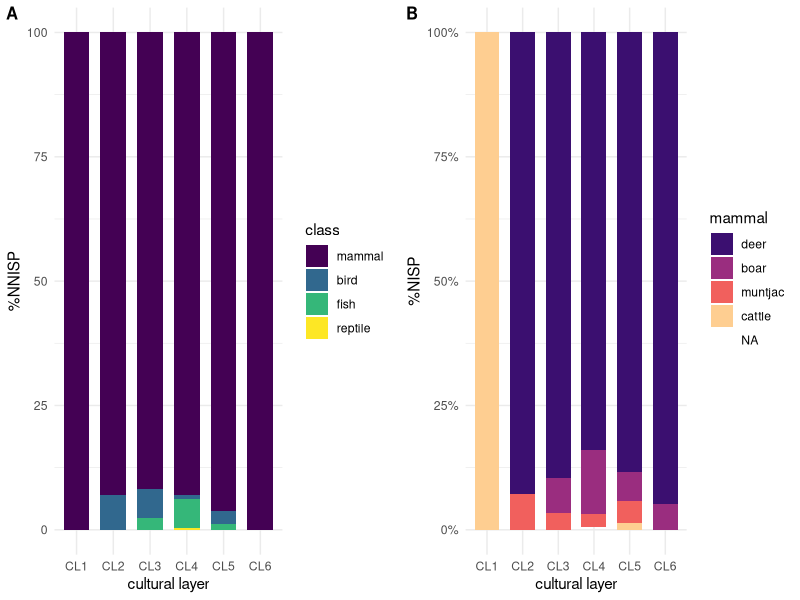
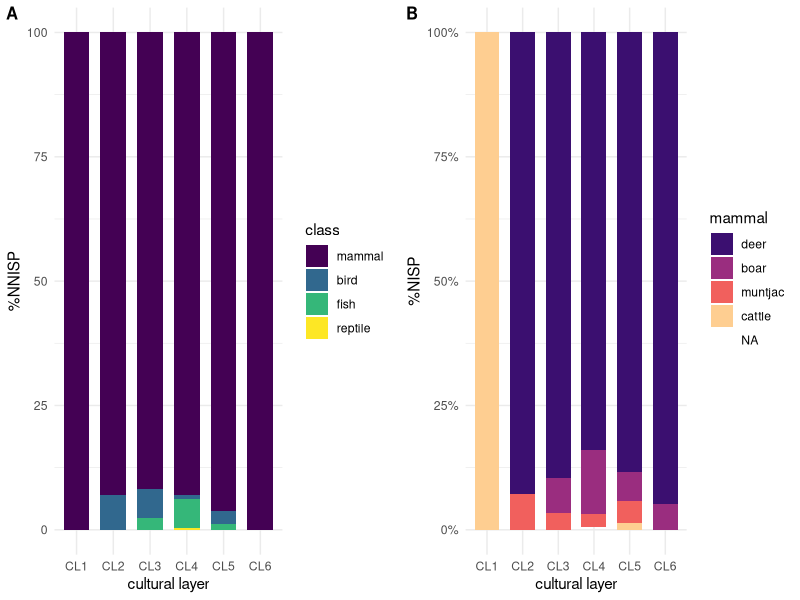
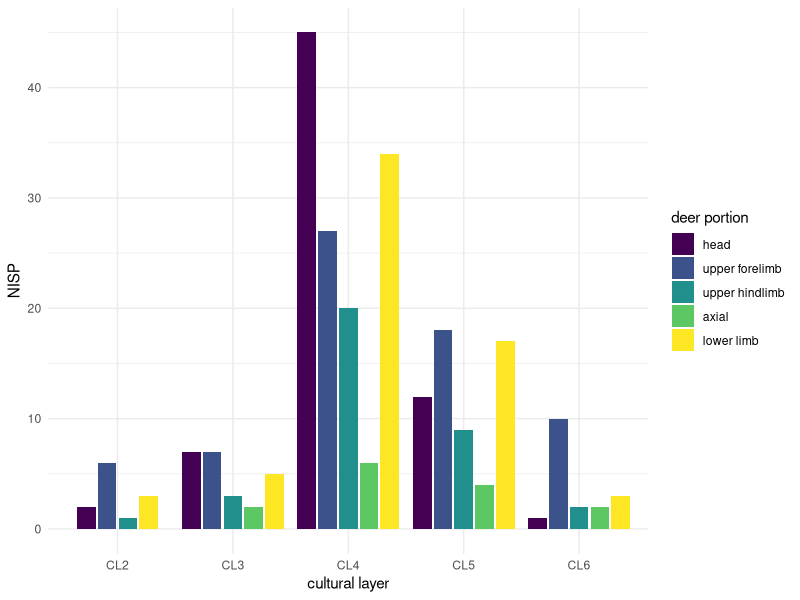

Source code (R) for these figures, in order: (Note: this script raises an error after producing the figures.)
library(tidyverse)
# read data
kwl_fauna <- readxl::read_excel(here::here("analysis","data","raw_data","KWL_faunal_P.xlsx"), sheet = 1,
                                col_types = "text")

kwl_fauna_HM <- readxl::read_excel(here::here("analysis","data","raw_data","KWL_faunal_HM.xlsx"), sheet = 1,
                                   col_types = "text")

kwl_fauna_broken <- readxl::read_excel(here::here("analysis","data","raw_data","broken_fauna.xlsx"), sheet = 1,
                                   col_types = "text")

sample_p <- readr::read_csv(here::here("analysis", "data", "raw_data", "kwl-list-of-sampling-squares.csv"))

kwl_chro_6 <- readxl::read_excel(here::here("analysis", "data", "raw_data", "KWL_chronology.xlsx"), sheet = 5)

# tidy chronological data
kwl_chro_tidy_6 <-
  kwl_chro_6 %>%
  mutate(area = str_sub(Pit, 5, 7), Pit = str_sub(Pit, 1, 4)) %>%
  mutate(area = ifelse(area == "", "ABCD", area)) %>%
  mutate(area = sapply(strsplit(area, ""), paste, collapse= ",")) %>%
  separate_rows(area) %>%
  pivot_longer(cols = starts_with("L"), names_to = "layer", values_to = "period") %>%
  mutate(layer = str_sub(layer, 2, 3)) %>%
  mutate(layer = ifelse(nchar(layer) == 1, paste0("0", layer), layer))

# combine faunal data of cultural layers and temporal sequences
fauna_sam <-
  kwl_fauna %>%
  mutate(Pit = paste(context, pit, sep = "")) %>%
  filter(Pit %in% sample_p$the_sq) %>%
  filter(componant == "上文化層" &!layer == "00") %>% #remove sc
  #filter(!str_detect(`總報告類別`, "[[:punct:]]+|[0-9]+")) %>%
  mutate(area = ifelse(is.na(area), "C", area)) %>% # assign an area to the blanks, which won't change the results
  left_join(kwl_chro_tidy_6, by = c("Pit" = "Pit", "layer" = "layer", "area" = "area"))

# combine faunal data of middens and temporal sequences
fauna_H_sam <-
  kwl_fauna_HM %>%
  select(-`空間號`, -`層   位`) %>%
  mutate(Pit = paste("P", pit, sep = "")) %>%
  filter(Pit %in% sample_p$the_sq) %>%
  filter(componant == "上文化層") %>%
  left_join(kwl_chro_tidy_6, by = c("Pit" = "Pit", "layer" = "layer", "area" = "area"))

# combine and tidy data from midden and cultural layers
fauna_combined_context_all <-
  rbind(fauna_sam, fauna_H_sam) %>% # combine the two datasets
  filter(!`部位/名稱` %in% c("角","犄角","角?")) %>%  #not associated with diet
  filter(!`部位/名稱`== "角基部"|!is.na(`部位/左右`)) %>% # associated with cranial parts
  mutate(`重量(g)` = as.numeric(`重量(g)`)) %>%
  group_by(taxa) %>%
  mutate(`Weight (g)` = sum(`重量(g)`, na.rm = T)) %>%
  ungroup() %>%
  mutate(period = factor(period, levels = c("CL1","CL2","CL3","CL4","CL5","CL6"), order = T)) %>%
  mutate(category = case_when(str_detect(animal, "sika")|str_detect(animal, "sambar")|
                              str_detect(animal, "e deer")~ "deer", str_detect(animal, "fish") ~ "fish",
                              str_detect(animal, "cattle")|str_detect(animal, "buffalo")~ "cattle",
                              animal == "aves" ~ "bird", TRUE ~ animal)) %>%
  mutate(class = case_when(str_detect(taxa, "muntjac")|str_detect(taxa, "ammal")|str_detect(taxa, "erv")|
                           str_detect(taxa, "Sus")|str_detect(taxa, "Rattus")|str_detect(taxa, "Rusa")|
                           str_detect(taxa, "Bos")|str_detect(taxa, "Bubalus")~ "mammal",
                           str_detect(category, "fish") ~ "fish", str_detect(category, "bird") ~ "bird",
                           TRUE ~ "reptile")) %>%
  mutate(`部位/左右` = case_when(`部位/左右` == "Ｌ" ~ "L", `部位/左右` == "Ｒ" ~ "R", TRUE ~ `部位/左右`)) %>%
  mutate(category = fct_relevel(category, "deer","boar","muntjac","cattle","rat","bird","fish","turtle")) %>%
  mutate(modify = case_when(str_detect(`人為痕跡`, "切")|str_detect(`人為痕跡`, "削")|
                            str_detect(`人為痕跡`, "砍")~ "cutmarks",
                            str_detect(`人為痕跡`, "火")|str_detect(`人為痕跡`, "燒")~ "burn", TRUE ~ "no")) %>%
  filter(is.na(refitted)) # for NISP

# taxa counts
fauna_combined_taxa <-
  fauna_combined_context_all %>%
  count(taxa, `Weight (g)`) %>%
  mutate(taxa = str_replace(taxa, "cervidae", "cervid")) %>%
  mutate(taxa = case_when(str_detect(taxa, "mm") ~ paste("Unidentified", tolower(taxa), sep =" "),
                          TRUE ~ taxa)) %>%
  mutate(`Common name` = case_when(str_detect(taxa, "Cer") ~ "Sika deer", str_detect(taxa, "Bub") ~ "Water buffalo",
                                   str_detect(taxa, "Rus") ~ "Sambar deer", str_detect(taxa, "Ree") ~ "Muntjac",
                                   str_detect(taxa, "Sus") ~ "Boar", str_detect(taxa, "Bos") ~ "Yellow cattle",
                                   str_detect(taxa, "Rat") ~ "Rat", str_detect(taxa, "Pli") ~ "Catfish",
                                   str_detect(taxa, "Act") ~ "Ray-finned fish", str_detect(taxa, "Tes") ~ "Turtle",
                                   str_detect(taxa, "cervid") ~ "Deer family")) %>%
  mutate(group = case_when(str_detect(`Common name`, "deer") ~ 1, str_detect(`Common name`, "Deer") ~ 2,
                           str_detect(taxa, "Sus") ~ 3, str_detect(taxa, "Bub")|str_detect(taxa, "Bos") ~ 4,
                           str_detect(taxa, "munt") ~ 5, str_detect(taxa, "Rat") ~ 6, str_detect(`Common name`, "fish") ~ 7,
                           str_detect(taxa, "Tes") ~ 8, str_detect(taxa, "Ave") ~ 9, str_detect(taxa, "large m") ~ 10,
                           str_detect(taxa, "medium m") ~ 11, TRUE ~ 12)) %>%
  group_by(group) %>%
  arrange(desc(`Weight (g)`), .by_group = TRUE) %>%
  ungroup () %>%
  rename(Taxon = taxa, NISP = n) %>%
  select(Taxon, `Common name`,  NISP, `Weight (g)`) %>%
  bind_rows(summarise(., across(where(is.numeric), sum), across(where(is.character), ~"Total"))) %>%
  mutate(`Common name`= ifelse(is.na(`Common name`)|`Common name` == "Total", "-", `Common name`))

# calculate MNI
fauna_combined_MNI <-
  fauna_combined_context_all %>%
  filter(!is.na(`部位/左右`)) %>%
  count(`部位/左右`, category, `部位/名稱`)

fauna_combined_context <-
  fauna_combined_context_all %>%
  filter(!taxa == "Rattus sp.")

################### Taxonomic abundance ###################
# barplot I: classes of vertebrates by period (NISP)
verte_class_barplot <-
  fauna_combined_context %>%
  drop_na(period, class) %>%
  group_by(period) %>%
  mutate(class = factor(class, levels = c("mammal", "bird", "fish", "reptile"), ordered = TRUE)) %>%
  ggplot(aes(x = period, fill = class))+
  geom_bar(position = "fill", width = 0.7) + #position_dodge2(preserve = "single")
  labs(y = "NISP", x = "cultural layer") +
  scale_y_continuous(labels = scales::percent) +
  theme_minimal() +
  theme(legend.title=element_blank())

# barplot II: classes of vertebrates by period (normed NISP across classes)
verte_class_barplot_normed <-
  fauna_combined_context %>%
  count(period, class) %>% #class
  drop_na(period, class) %>%
  mutate(NNISP = case_when(str_detect(class, "mammal") ~ n/205,
                           str_detect(class, "bird") ~ n/120,
                           str_detect(class, "fish") ~ n/150,
                           str_detect(class, "reptile") ~ n/200)) %>%
  mutate(class = factor(class, levels = c("mammal", "bird", "fish", "reptile"), ordered = TRUE)) %>%
  group_by(period) %>%
  summarise(total_per_period = sum(NNISP), across()) %>%
  mutate(`%NNISP` = (NNISP/total_per_period)*100) %>%
  ggplot(aes(x = period, y = `%NNISP`))+
  geom_bar(stat = "identity", aes(fill = class), width = 0.7) +
  labs(y = "%NNISP", x = "cultural layer") +
  theme_minimal()

# barplot III: relative abundance of mammals by period
library(viridis)
verte_mammal_barplot <-
  fauna_combined_context %>%
  filter(class == "mammal") %>%
  drop_na(period, category) %>% # remove category to get absolute abundance
  mutate(category = factor(category, levels = c("deer", "boar", "muntjac", "cattle"), ordered = TRUE)) %>%
  ggplot(aes(x = period, fill = category))+
  geom_bar(position = "fill", width = 0.7) +
  labs(y = "%NISP", x = "cultural layer") +
  scale_y_continuous(labels = scales::percent) +
  theme_minimal() +
  scale_fill_viridis_d(option="magma", begin = 0.2, end = 0.9) +  #plasma
  guides(fill= guide_legend(title="mammal"))

library(cowplot)
plot_grid(verte_class_barplot_normed, verte_mammal_barplot,
          labels = c('A', 'B'), rel_widths = c(1, 1), label_size = 12)

ggsave(here::here("analysis","figures", "NISP_pro_by_layer.png"),
       bg = "white",width = 8, height = 3, dpi = 360, units = "in")

################### ubiquity ###################
# calculate the number of units for each cultural layers
kwl_unit_per_period <-
  kwl_chro_6 %>%
  mutate(all = pmap_chr(select(., -Pit, -Grid), ~toString(unique(na.omit(c(...)))))) %>%  # unite and remove duplicates
  mutate(unit = str_extract(Pit, "[A-Z]+[0-9]{3}")) %>%
  distinct(unit, .keep_all = TRUE) %>%
  mutate(CL1 = ifelse(str_detect(all, "CL1"), unit, NA)) %>%
  mutate(CL2 = ifelse(str_detect(all, "CL2"), unit, NA)) %>%
  mutate(CL3 = ifelse(str_detect(all, "CL3"), unit, NA)) %>%
  mutate(CL4 = ifelse(str_detect(all, "CL4"), unit, NA)) %>%
  mutate(CL5 = ifelse(str_detect(all, "CL5"), unit, NA)) %>%
  mutate(CL6 = ifelse(str_detect(all, "CL6"), unit, NA))

# count the units by cultural layers for later join
unit_by_period <-
  data.frame(unit_count = colSums(!is.na(kwl_unit_per_period))) %>%
  slice_tail(n = 6) %>%
  tibble::rownames_to_column("period")

# ubiquity of taxa from the 40 units by temporal sequences
fauna_ubiquity <-
  fauna_combined_context %>%
  select(Pit, layer, category, `重量(g)`, period, taxa) %>%
  count(period, Pit, category) %>%
  count(period, category) %>%
  drop_na(period, category) %>%
  left_join(unit_by_period) %>% # join the unit counts for each period
  mutate(ubiquity = paste(round(n/unit_count *100, 2), "%")) %>%
  select(-n, -unit_count) %>%
  pivot_wider(names_from = period, values_from = ubiquity) %>%
  arrange(category)

################### Skeletal part ###################
fauna_deer_only <-
  fauna_combined_context %>%
  filter(category %in% c("deer") & !is.na(period))

deer_element_BMD <- # based on Reitz and Wing (2008)
  fauna_deer_only %>%
  filter(!is.na(`部位/名稱`)) %>%
  count(`部位/名稱`,`部位/位置`) %>%
  mutate(part = paste0(`部位/名稱`,`部位/位置`)) %>%
  mutate(BMD = case_when(part == "astragaluscom." ~ 0.61, part %in% c("下顎及齒中段","下顎及齒片段","下顎骨片段", "下顎及齒前段") ~ 0.57,
         part == "下顎骨art." ~ 0.36, part == "下顎骨prox." ~ 0.61, part %in% c("尺骨art.", "尺骨com.", "尺骨prox.art.") ~ 0.45,
         part == "尺骨片段" ~ 0.44, part == "掌骨dis." ~ 0.58, part == "掌骨prox." ~ 0.69, part == "掌骨prox.art." ~ 0.56,
         part == "掌骨或蹠骨dis." ~ 0.575 , part == "掌骨或蹠骨dis.art." ~ 0.505, part == "掌骨或蹠骨prox." ~ 0.67,
         part %in% c("掌骨或蹠骨片段", "掌骨dis.sh.l") ~ 0.74, part == "橈骨dis." ~ 0.38, part == "橈骨dis.art." ~ 0.43,
         part == "橈骨prox." ~ 0.62, part == "橈骨prox.art." ~ 0.42, part %in% c("橈骨中段", "橈骨prox.art.sh.l") ~ 0.68,
         part %in% c("第1趾骨com.", "第1趾骨dis.") ~ 0.57, part  %in% c("第1趾骨片段", "趾骨片段") ~ 0.42, part == "第1趾骨prox." ~ 0.36,
         part == "第2趾骨prox." ~ 0.28, part %in% c("第2趾骨com.", "第2趾骨dis.","第2趾骨dis.art.") ~ 0.35,
         part == "第3趾骨com." ~ 0.25, part == "第二頸椎片段" ~ 0.16, part == "肋骨prox." ~ 0.26, part == "肋骨dor." ~ 0.25,
         part == "肋骨中段" ~ 0.40, part == "肋骨片段" ~ 0.24, part == "股骨dis.art." ~ 0.28, part == "股骨prox." ~ 0.36,
         part == "股骨prox.art." ~ 0.41, part %in% c("股骨中段", "股骨片段") ~ 0.57, part %in% c("肩胛骨art.", "肩胛骨dis.art.") ~ 0.36,
         part %in% c("肩胛骨dis.", "肩胛骨中段") ~ 0.49, part == "肩胛骨片段" ~ 0.34, part %in% c("肱骨dis.art.sh.", "肱骨dis.sh.")  ~ 0.63,
         part == "肱骨dis.art."  ~ 0.39, part %in% c("肱骨prox.art.", "肱骨prox.")  ~ 0.24, part %in% c("肱骨中段", "肱骨片段")  ~ 0.53,
         part == "胸椎片段" ~ 0.24, part == "胸骨片段" ~ 0.22, part == "脊椎片段"  ~ 0.27, part == "腰椎axi."  ~ 0.29,
         part %in% c("脛骨dis.", "脛骨dis.art.sh.") ~ 0.51, part == "脛骨dis.art."  ~ 0.50, part %in% c("脛骨prox.", "脛骨prox.art.") ~ 0.30,
         part %in% c("脛骨中段", "脛骨dis.art.sh.l") ~ 0.74, part == "腕骨cun.com." ~ 0.72, part == "腕骨trap.com." ~ 0.74,
         part == "腕骨sca.com." ~ 0.98, part == "腕骨unc.com." ~ 0.78, part %in% c("薦骨axi.", "薦骨片段") ~ 0.19,
         part %in% c("跗骨com.", "跗骨片段") ~ 0.62, part %in% c("跟骨com.", "跟骨片段") ~ 0.64, part == "跟骨dis.art." ~ 0.41,
         part == "蹠骨dis.art." ~ 0.50, part %in% c("蹠骨dis.sh.l", "蹠骨中段") ~ 0.74, part == "蹠骨prox." ~ 0.65,
         part == "蹠骨prox.art." ~ 0.55, part == "頸椎prox.art." ~ 0.16, part == "髖骨art." ~ 0.27, part == "髖骨isc." ~ 0.41,
         part == "髖骨ili.art." ~ 0.49,  part == "上肢骨中段" ~ 0.63))

Survival_BMD <-
  deer_element_BMD %>%
  ggplot(aes(x= BMD, y= n)) +
  geom_point() +
  labs(x= "Bone Mineral Density", y= "NISP") +
  theme_minimal()


fauna_deer_portion <-
  fauna_deer_only %>%
  mutate(portion = case_when(
    `部位/名稱` %in% c("胸椎","腰椎","頸椎","第二頸椎","脊椎","肋骨","薦骨","胸骨") ~ "axial",
    `部位/名稱` %in% c("肩胛骨","肱骨","尺骨","橈骨") ~ "upper forelimb", #upper limb
    `部位/名稱` %in% c("脛骨","髖骨","股骨") ~ "upper hindlimb", #上肢骨
    `部位/名稱` %in% c("掌骨","掌骨或蹠骨","蹠骨","跗骨","趾骨","腕骨","跟骨","astragalus","第1趾骨","第2趾骨","第3趾骨") ~ "lower limb",
    `部位/名稱` %in% c("上顎骨","上顎及齒","上顎齒","下顎及齒","下顎骨","下顎齒","臼齒","枕骨","頭骨","顱骨","齒","角基部") ~ "head"))

weight_head <-
fauna_deer_portion %>%
  mutate(`重量(g)` = as.numeric(`重量(g)`)) %>%
  filter(portion == "non-meaty\n(head)") %>%
  group_by(period) %>%
  summarise(weight = sum(`重量(g)`, na.rm = T)) %>%
  filter(!is.na(period)) %>%
  ggplot(aes(x= period, y=weight,  width=0.5)) +
  geom_bar(stat="identity")+
  labs(x= NULL, y= "weight of cranial parts(g)") +
  theme_minimal()

deer_portion_plot <-
  fauna_deer_portion %>%
  select(period, portion, animal) %>%
  drop_na() %>%
  count(period, portion) %>%
  mutate(period = factor(period, levels = c("CL1","CL2","CL3","CL4","CL5","CL6"))) %>% #ordered = TRUE
  mutate(portion= factor(portion, levels = c('head', 'upper forelimb', 'upper hindlimb', 'axial', 'lower limb'))) %>%
  ggplot(aes(period, n, fill = portion)) + #fill = portion
  geom_bar(stat = "identity",
           position = position_dodge2(preserve = "single"), widtg = 0.6) + #stat = "identity", position = "fill"
  labs(x = "cultural layer", y = "NISP") +
  guides(fill= guide_legend(title="deer portion"))+
  scale_fill_viridis_d(labels = c('head', 'upper forelimb', 'upper hindlimb', 'axial', 'lower limb'))+
  #scale_fill_discrete(breaks= c('head', 'lower limb', 'forelimb upper', 'hindlimb upper', 'body')) +
  theme_minimal()

ggsave(here::here("analysis","figures", "deer_portion.png"),
       bg = "white",width = 8, height = 3, dpi = 360, units = "in")


library(cowplot)
plot_grid(fauna_mammal_barplot, deer_portion_plot,
          labels = c('A', 'B'), rel_widths = c(1.3, 1), label_size = 12)

#ggsave(here::here("analysis", "figures", "talk-fauna.png"), h = 4, w =9, units = "in")

################### fragmentation #######################
# calculate MNE
deer_MNE <-
  fauna_deer_only  %>%
  filter(!is.na(`部位/左右`)&is.na(overlap)) %>% #remove overlapped fragments
  count(period,`部位/左右`,`部位/名稱`,`部位/位置`) %>%
  group_by(period) %>%
  summarise(MNE = sum(n), across())

deer_NISP <-
  fauna_deer_only %>%
  count(period) %>%
  rename(NISP = n)

frag_index <-
  left_join(deer_MNE, deer_NISP) %>%
  mutate(index = MNE/NISP)

# broken bones(all taxa)
fauna_broken <-
  kwl_fauna_broken %>%
  mutate(Pit = paste(context,pit, sep = "")) %>%
  filter(Pit %in% sample_p$the_sq) %>%
  filter(!layer == "00") %>% #remove sc
  mutate(area = ifelse(is.na(section), "A", section)) %>%
  mutate(`重量(g)` = as.numeric(`重量(g)`)) %>%
  left_join(kwl_chro_tidy_6) %>%
         #   by = c("Pit" = "Pit", "layer" = "layer", "area" = "area")) %>%
  group_by(period) %>%
  summarise(weight = sum(`重量(g)`)) %>%
  filter(!is.na(period))

fauna_broken_plot <-
  fauna_broken %>%
  mutate(period = factor(period, levels = c("CL1","CL2","CL3","CL4","CL5","CL6"), order = T)) %>%
  ggplot(aes(x= period, y=weight,  width=0.5)) +
  geom_bar(stat="identity")+
  labs(x= NULL, y = "weight(g)") +
  #scale_y_continuous(breaks = seq(0, 90, by = 10)) +
  theme_minimal()

#ggsave(here::here("analysis", "figures", "talk-fauna-6.png"), h = 2, w =4, units = "in")

################### Cutmarks ###################
# count cutmarks throughout all taxa
fauna_total_cut <-
  fauna_combined_context %>%
  filter(modify == "cutmarks") %>%
  group_by(taxa, period) %>%
  count() %>%
  rename(`NISP with cutmarks` = n) %>%
  drop_na(period, taxa)

# cutmarks on deer bones
fauna_deer_joints <-
  fauna_deer_portion  %>%
  mutate(joint = case_when(`部位/名稱` %in% c( "肩胛骨") ~ "shoulder",
                             `部位/名稱` %in% c("橈骨","尺骨","肱骨") ~ "elbow",
                             `部位/名稱` %in% c("掌骨","腕骨") ~ "wrist", #"掌骨或蹠骨"
                             `部位/名稱` %in% c("髖骨","股骨","薦骨") ~ "hip",
                             `部位/名稱` %in% c("脛骨") ~ "knee",
                             `部位/名稱` %in% c("蹠骨", "跟骨", "附骨", "astragalus") ~ "ankle")) #"蹠骨(或掌骨)"

# deer joints with cutmarks
fauna_deer_cut <-
  fauna_deer_joints %>%
  filter(modify == "cutmarks") %>%
  group_by(period, joint) %>%
  count() %>%
  rename(`NISP with cutmarks` = n) %>%
  drop_na()

# deer bones by portion in total
fauna_deer_NNISP <-
  fauna_deer_joints %>%
  group_by(period, joint) %>%
  count() %>%
  left_join(fauna_deer_cut) %>%
  rename(NISP = n) %>%
  drop_na() %>%
  #mutate_all(funs(ifelse(is.na(.), 0, .))) %>%
  mutate(proportion = round(`NISP with cutmarks`/NISP, 2), NNISP = NISP/2) %>%
  group_by(period) %>%
  mutate(`%NNISP` = round(NNISP/sum(NNISP), 2)) %>%
  mutate(cut_percent = `%NNISP` * proportion)

# plot
deer_cut <-
  ggplot(fauna_deer_NNISP, aes(x = period, y = proportion,
         fill = factor(joint, levels = (c("shoulder","elbow","wrist","hip","knee","ankle"))))) +
  geom_bar(stat = "identity", position = position_dodge2(preserve = "single")) +
  scale_color_discrete(breaks=c("CL1", "CL2", "CL3", "CL4", "CL5", "CL6")) +
  labs(x = NULL, y = "joints with cutmarks (%NNISP)") +
  guides(fill= guide_legend(title="joints"))+
  scale_fill_viridis_d(labels=c("shoulder","elbow","wrist","hip","knee","ankle")) +
  theme_minimal()
  #theme(legend.position = "none")

ggsave(here::here("analysis", "figures", "talk-fauna-3.png"), h = 4, w =4.5, units = "in")

# t-test (for two groups only)
res <- t.test(cut_percent ~ period, data = fauna_deer_NNISP)

################### Cutmarks related to skinning ###################
# Skeletal elements related to skinning
deerskin_portion <-
  fauna_deer_only %>%
  mutate(skinning_cut = case_when(str_detect(.$`部位/名稱`, "掌骨")|
                                  str_detect(.$`部位/名稱`, "蹠骨") ~ "metapodials",
                                  str_detect(.$`部位/名稱`, "腕骨")|
                                  str_detect(.$`部位/名稱`, "跗骨") ~ "carpal/tarsal",
                                  str_detect(.$`部位/名稱`, "趾骨") ~ "phalanges",
                                  str_detect(.$`部位/名稱`, "頸椎")|
                                  str_detect(.$`部位/名稱`, "枕骨")|
                                  str_detect(.$`部位/名稱`, "薦骨") ~ "neck/tail regions",
                                  TRUE ~ "others"))
  #filter(!`人為痕跡` %in% c("火燒"))

# NISP for skeletal elements related to skinning
deerskin_portion_NISP <-
  deerskin_portion %>%
  filter(!skinning_cut == "others") %>%
  group_by(period, skinning_cut) %>%
  count() %>%
  rename(NISP_skin_bone = n) %>%
  drop_na()

# plot bones associated with hide removal processes
deer_skinning_related <-
  deerskin_portion_NISP %>%
  ggplot(aes(x = period, y = NISP_skin_bone , fill = skinning_cut)) +
  scale_color_discrete(breaks=c("CL1", "CL2", "CL3", "CL4", "CL5", "CL6")) +
  geom_bar(stat = "identity", position = position_dodge2(preserve = "single")) +
  labs(x = NULL, y = "NISP") +
  scale_fill_viridis_d(labels=c('carpal/\ntarsal', 'metapodials', 'neck/\ntail regions', 'phalanges')) +
  theme_minimal()

# NISP with circular and straight cutmarks
deerskin_portion_NISP_cut <-
  deerskin_portion %>%
  filter(str_detect(`人為痕跡`, "切")) %>%
  group_by(period, skinning_cut) %>%
  count() %>%
  left_join(deerskin_portion_NISP) %>%
  drop_na() %>%
  mutate(proportion = n/NISP_skin_bone)

# plot the proportion of skinning bones with cutmarks
deer_cut_skinning <-
  deerskin_portion_NISP_cut %>%
  ggplot(aes(x = period, y = proportion , fill = skinning_cut)) +
  scale_color_discrete(breaks=c("CL1", "CL2", "CL3", "CL4", "CL5", "CL6")) +
  geom_bar(stat = "identity", position = position_dodge2(preserve = "single")) +
  labs(x = NULL, y = "%NISP") +
  scale_fill_viridis_d(labels=c('carpal/\ntarsal', 'metapodials', 'phalanges','neck/\ntail regions')) +
  theme_minimal()

ggsave(here::here("analysis", "figures", "talk-fauna-5.png"), h = 3, w =5, units = "in")

# combine
plot_grid(deer_cut, deer_cut_skinning,
          labels = c('A', 'B'), rel_widths = c(1, 1.55), label_size = 12)

ggsave(here::here("analysis", "figures", "deer-cut.png"), h = 4, w =8, units = "in")

# t-test
res <- t.test(cut_percent ~ period, data = fauna_deer_skin_NNISP)

###############modification################
# burn bones
burnbone_deer <-
  fauna_deer_only %>%
  filter(modify == "burn") %>%
  count(period) %>%
  rename(burn = n)

# bones with cutmarks
cutmarks_deer <-
  fauna_deer_only %>%
  filter(modify == "cutmarks") %>%
  count(period) %>%
  rename(cutmarks = n)

# NISP per period
fauna_deer_only_NISP <-
  fauna_deer_only %>%
  count(period) %>%
  rename(NISP = n)

# join
deer_modify<-
  fauna_deer_only_NISP %>%
  left_join(cutmarks_deer) %>%
  left_join(burnbone_deer)
